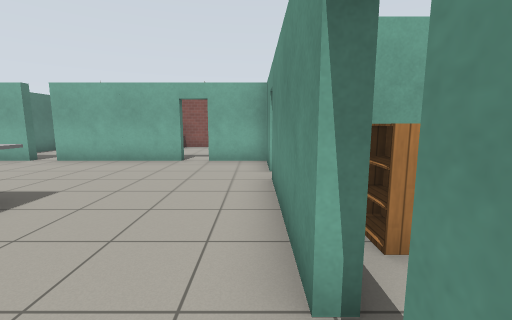
View 1 (above)

24 first-person views from a walk through a world built for the Gazebo simulator. The camera is 1.2 m above the floor, tilts 8° down and sees 90° across. Floor lines are 1 m apart. The floor is counted in squares, 1 m on a side. Each view is taken from the middle of a square. On the plan, view 1 faces up. The plan holds only what a view shows up to about 12 squares ahead; the rest is blank. The robots in the file are not drawn. Gazebo's built-in surfaces are drawn with simple patterns.

View 2
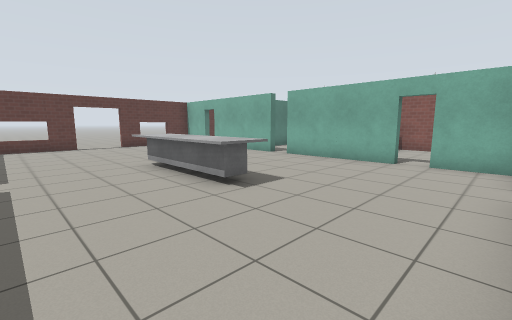

View 3
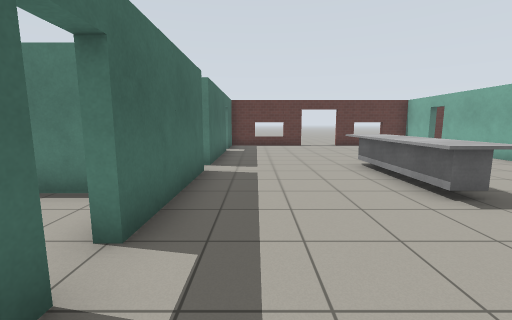

View 4
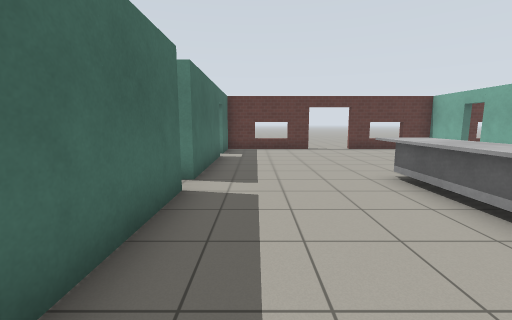

View 5
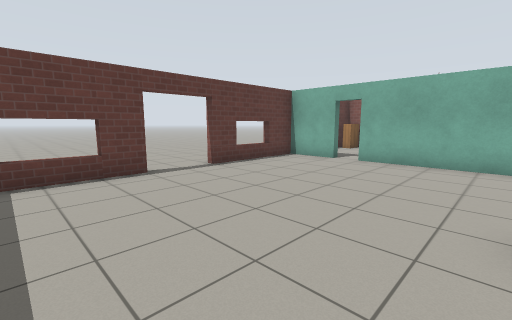

View 6
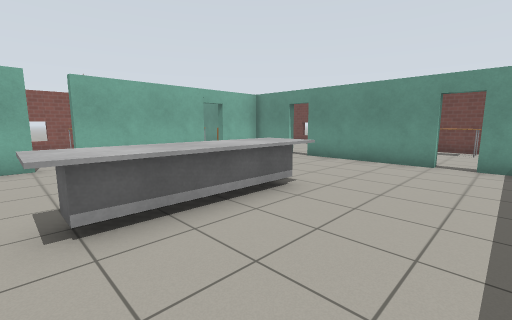

View 7
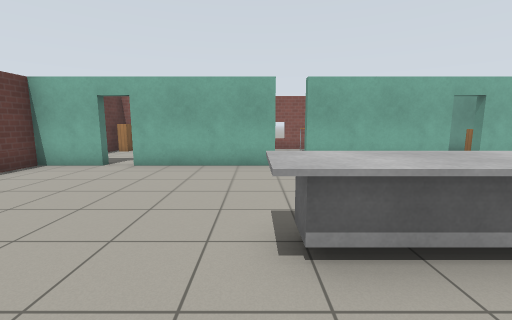

View 8
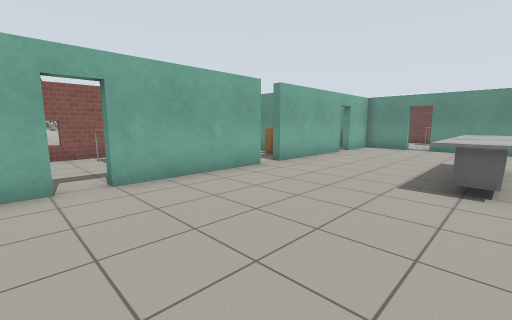

View 9
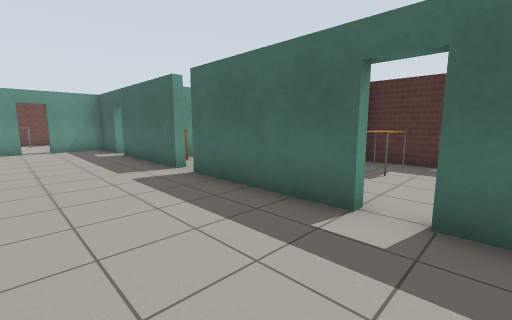

View 10
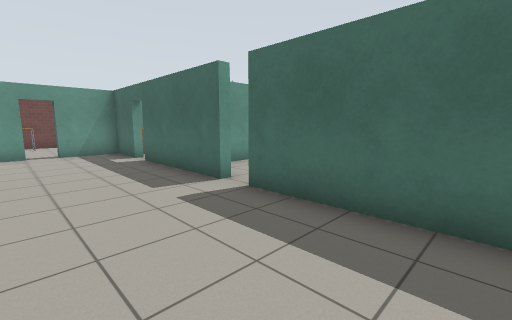

View 11
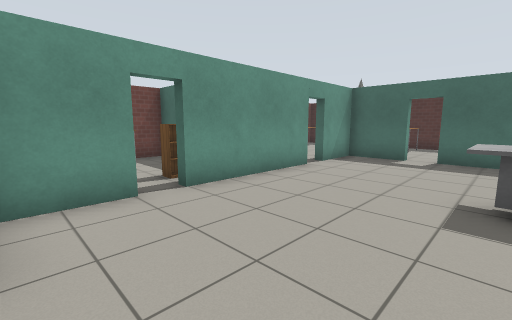

View 12
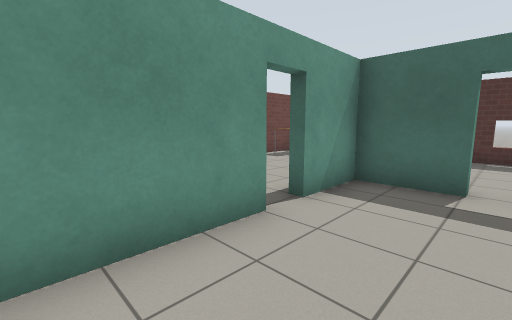

View 13
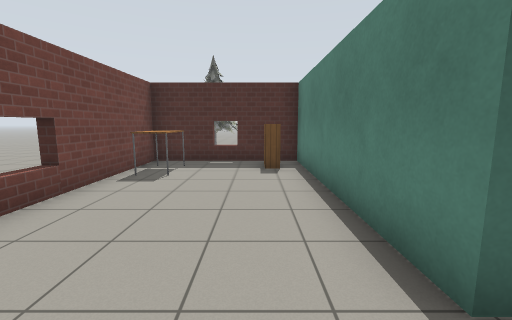

View 14
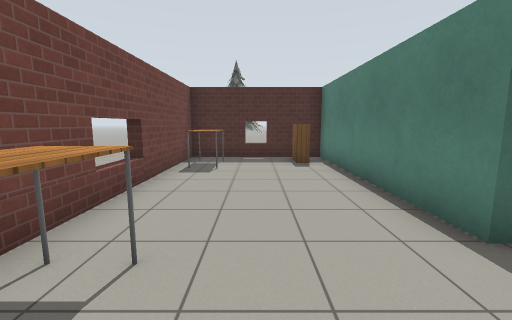

View 15
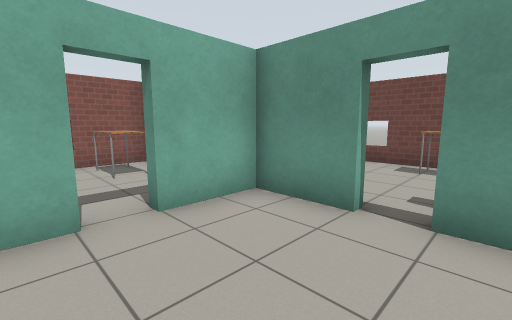

View 16
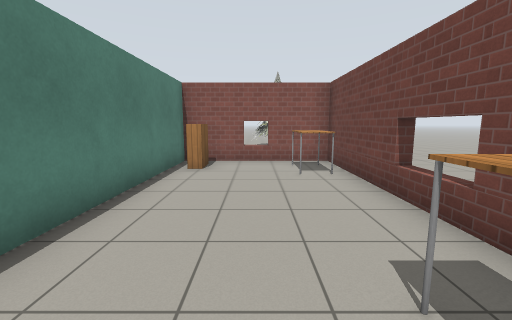

View 17
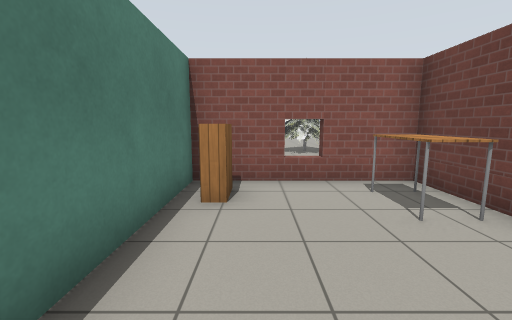

View 18
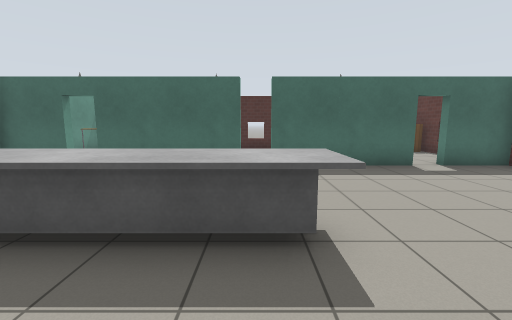

View 19
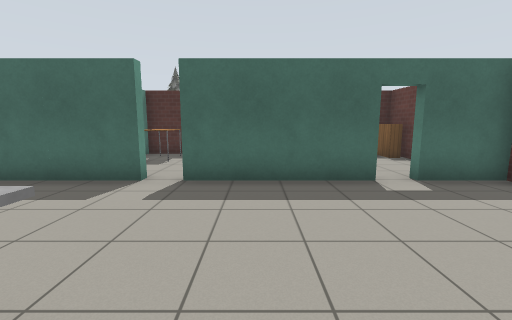

View 20
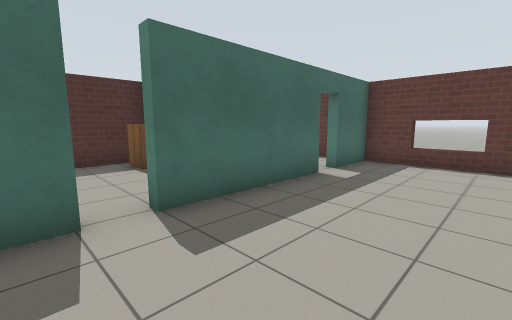

View 21
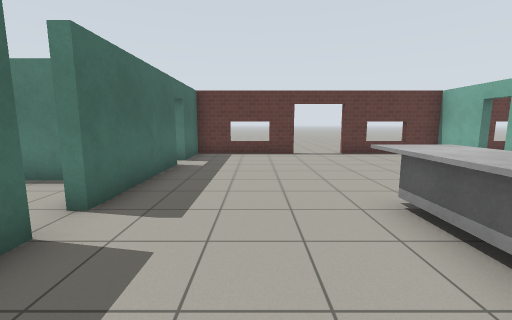

View 22
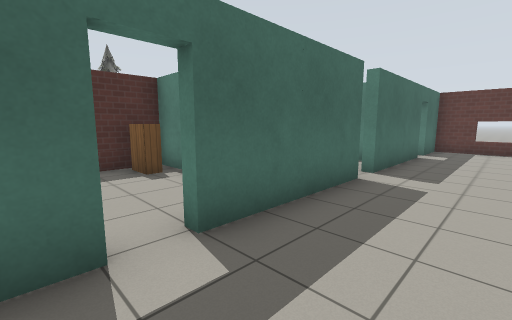

View 23
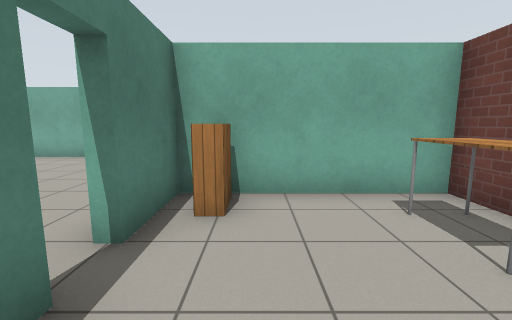

View 24
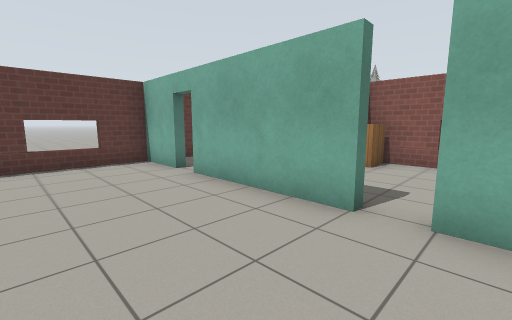

### Floor plan
Points are (right, up) in squares from view 1. A wall is a line through its corners. A room is listed if a view was taken in it or the views show most of it. See-through windows are left out.
Room 1 (views 1, 2, 3, 4, 5, 6, 7, 8, 9, 10, 11, 12, 15, 18, 19, 20, 21, 22, 24)
walls: (-7.4, 8.4) (-11.6, 8.4); (-6.6, -1.7) (-6.6, -1.3) (-2.5, -1.3); (-2.5, 8.4) (-6.6, 8.4); (-11.6, -1.3) (-7.4, -1.3); (-12.5, 8.4) (-14.3, 8.4) (-14.3, 4.5); (-14.3, 2.6) (-14.3, -1.3) (-12.5, -1.3); (-1.6, -1.3) (0.3, -1.3) (0.3, 0.5) (0.7, 0.5); (0.7, 1.4) (0.3, 1.4) (0.3, 5.6); (0.8, 6.4) (0.3, 6.4) (0.3, 8.4) (-1.6, 8.4) (-1.6, 8.7)
ways out: open door at (0.5, 1) to room 2; open door at (0.5, 6) to room 3; opening at (-7, 9) to room 4; open door at (-12, 8.5) to room 4; open door at (-2, 8.5) to room 4; opening at (-7, -1) to room 5; open door at (-2, -1.5) to room 6; open door at (-12, -1.5) to room 7; open door at (-14.5, 3.5)
objects: table (-8, 3) to (-4, 4)
Room 2 (views 13, 14, 23)
walls: (5.2, -2.3) (5.7, -2.3); (5.3, -3.2) (5.3, 0.4); (0.7, 0.5) (0.7, -6.3) (5.3, -6.3); (5.3, 2.6) (5.3, 3.3) (1.5, 3.3); (0.7, 2.5) (0.7, 1.4)
ways out: open door at (0.5, 1) to room 1
objects: bookshelf (1, 3); bookshelf (2, -5); table (4, -5) to (5, -4); table (4, 1) to (5, 2)
Room 3 (views 16, 17)
walls: (5.7, 9.3) (5.2, 9.3); (5.3, 6.6) (5.3, 10.3); (3.4, 13.2) (3.4, 13.7); (5.3, 12.6) (5.3, 13.3) (0.7, 13.3) (0.7, 7.1); (4.3, 3.6) (5.3, 3.6)
ways out: open door at (0.5, 6) to room 1
objects: bookshelf (1, 5) to (2, 5); bookshelf (1, 12); table (4, 5) to (5, 6); table (4, 11) to (5, 12)
Room 4 (no view inside)
walls: (-4.7, 10.4) (-4.7, 11.1); (-5.7, 13.3) (-8.5, 13.3); (-7.4, 8.8) (-7.4, 8.4); (-6.6, 8.4) (-6.6, 8.8); (-9.3, 12) (-9.3, 11.1); (-10.2, 13.3) (-12, 13.3); (0.3, 10.9) (0.3, 11.5); (0.4, 13.3) (-3.5, 13.3); (-14.3, 12.5) (-14.3, 9.6)
ways out: opening at (-7, 9) to room 1; open door at (-12, 8.5) to room 1; open door at (-2, 8.5) to room 1
objects: other object (-11, 11) to (-10, 12); bookshelf (-9, 13); other object (-6, 11) to (-5, 12); cabinet (-5, 10); table (-1, 11) to (-1, 12); cabinet (0, 10)
Room 5 (no view inside)
walls: (-4.7, -4) (-4.7, -2.6); (-7.4, -1.3) (-7.4, -1.7); (-9.3, -2.4) (-9.3, -4); (-9.4, -6.3) (-4.6, -6.3)
ways out: opening at (-7, -1) to room 1
objects: bookshelf (-9, -5); table (-6, -5) to (-6, -4); other object (-5, -2)
Room 6 (no view inside)
walls: (-1.6, -1.8) (-1.6, -1.3); (-2.5, -1.3) (-2.5, -1.7); (-3.5, -6.3) (-1.1, -6.3); (-4.3, -2.9) (-4.3, -5.5)
ways out: open door at (-2, -1.5) to room 1
objects: other object (-1, -5) to (0, -4); other object (0, -2)
Room 7 (no view inside)
walls: (-11.7, -6.3) (-9.6, -6.3); (-11.6, -1.7) (-11.6, -1.3); (-14.3, -2.6) (-14.3, -4.5); (-12.5, -1.3) (-12.5, -1.7)
ways out: open door at (-12, -1.5) to room 1
objects: bookshelf (-14, -6) to (-14, -5); table (-11, -5) to (-10, -4)

Positions as (right, up) in squares from view 1, and headings:
1: (0, 0), facing up
2: (0, 0), facing up-left
3: (0, 0), facing left
4: (-2, 0), facing left
5: (-8, 0), facing up-left
6: (-8, 0), facing up-right
7: (-8, 1), facing up
8: (-13, 3), facing up-right
9: (-13, 2), facing down-right
10: (-11, 2), facing down-right
11: (-4, 8), facing down-right
12: (-2, 4), facing down-right
13: (2, 2), facing down
14: (3, 3), facing down
15: (-3, 5), facing up-right
16: (3, 5), facing up
17: (2, 8), facing up
18: (-7, 6), facing down
19: (-9, 4), facing down
20: (-6, 2), facing down-left
21: (-4, 1), facing left
22: (-1, 1), facing down-left
23: (2, -1), facing up
24: (-6, 5), facing up-left
